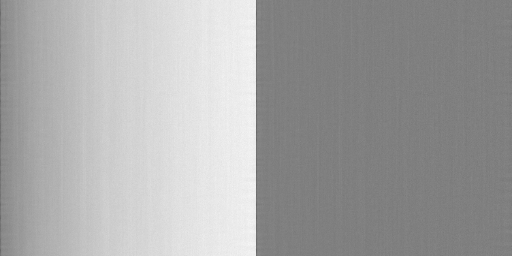
#> input picture seg_model_train/debug_flatten_cam2.png, 512 x 256 px
$ python -i stain_anomaly.py   (imports and definitions only)
#> lines starting #> are read from the running program, lines starting #| are printed output that depends on the picture
#> further down, picture is the input picture: shape (256, 512, 3); min 99, max 246, mean 165
# scar_anomaly_safe.py / 改进版
import numpy as np
from random import randint, uniform
from skimage.util import random_noise
from skimage.draw import ellipse_perimeter
from scipy.interpolate import interp1d
from scipy.ndimage import gaussian_filter
import cv2, math

def add_stain(img, size='0.1-6', color='150-255', irregularity=0.3, blur=0.01):
    """
    给图像 img 添加随机"污点"，返回 (合成图, mask)
    - img: BGR/灰度 ndarray
    - size: 百分比范围，例如 '0.1-6' -> 相对于图像尺寸
    - color: 灰度范围，例如 '150-255'；50% 概率反转为深色缺陷
    - irregularity: 椭圆扰动程度
    - blur: 高斯模糊强度
    """
#> called with size = '0.1-6', color = '150-255', irregularity = 0.3, blur = 0.01
    if img.ndim == 2:
        row, col = img.shape
        ch = 1
    else:
        row, col, ch = img.shape
#> row = 256; col = 512; ch = 3

    # 随机颜色：先按 color 参数生成基础值，再 50% 概率反转为深色缺陷
    if '-' in str(color):
        min_color, max_color = int(color.split('-')[0]), int(color.split('-')[1])
        color_val = randint(min_color, max_color)
    else:
        color_val = int(color)

    # 50% 概率生成深色缺陷（将亮色值反转）
    if uniform(0, 1) < 0.5:
        color_val = max(0, 255 - color_val)

    # 随机椭圆尺寸
    min_range, max_range = float(size.split('-')[0]), float(size.split('-')[1])
    a = randint(max(1, int(min_range/100.*col)), max(1, int(max_range/100.*col)))
#> a = 14
    b = randint(max(1, int(min_range/100.*row)), max(1, int(max_range/100.*row)))
#> b = 1

    # 随机中心
    cx = randint(a, max(a, col - a))
#> cx = 146
    cy = randint(b, max(b, row - b))
#> cy = 248
    rotation = uniform(0, 2*np.pi)

    # 安全生成椭圆周长点
    try:
        xy = ellipse_perimeter(cy, cx, a, b, rotation)
        if xy is None or len(xy) != 2:
            raise ValueError("ellipse_perimeter failed")
        x, y = xy
        if not hasattr(x, '__len__') or not hasattr(y, '__len__') or len(x) < 3:
            raise ValueError("ellipse points too few")
    except:
        x = np.array([cx, cx+1, cx+1])
        y = np.array([cy, cy, cy+1])

    # 构建轮廓
    contour = np.array([[i, j] for i, j in zip(x, y)])
    if irregularity > 0:
        contour = perturbate_ellipse(contour, cx, cy, (a+b)/2, irregularity)
    if contour.shape[0] < 3:
        if img.ndim == 2:
            return img.copy(), np.zeros((row, col), dtype=np.uint8)
        return img.copy(), np.zeros((row, col), dtype=np.uint8)

    # mask
    mask = np.zeros((row, col), dtype=np.uint8)
    mask = cv2.drawContours(mask, [contour], -1, 255, -1)
    if blur != 0:
        mask = gaussian_filter(mask, max(a, b) * blur)
        if mask.max() > 0:
            mask = (mask / mask.max() * 255).astype(np.uint8)

    # 合成图像（支持灰度和BGR）
    if img.ndim == 2:
        rgb_mask = mask.astype(np.float32) / 255.0
        not_modified = 1.0 - rgb_mask
        stain = 255 * random_noise(np.zeros(img.shape), mode='gaussian', mean=color_val/255., var=0.05/255.)
        result = img.astype(np.float32) * not_modified + stain * rgb_mask
        return result.astype(np.uint8), mask
    else:
        rgb_mask = np.dstack([mask]*3)
        not_modified = np.subtract(np.ones(img.shape), rgb_mask/255.0)
        stain = 255 * random_noise(np.zeros(img.shape), mode='gaussian', mean=color_val/255., var=0.05/255.)
        result = np.add(np.multiply(img, not_modified), np.multiply(stain, rgb_mask/255.0))
        return result.astype(np.uint8), mask


def perturbate_ellipse(contour, cx, cy, diag, irregularity):
#> called with contour = array of shape (40, 2), cx = 146, cy = 248, diag = 7.5, irregularity = 0.3
    if len(contour) < 20:
        pts = contour
    else:
        pts = contour[0::max(1, int(len(contour)/20))]
    for idx, pt in enumerate(pts):
        pts[idx] = [pt[0] + randint(-int(diag*irregularity), int(diag*irregularity)),
                    pt[1] + randint(-int(diag*irregularity), int(diag*irregularity))]
    pts = sorted(pts, key=lambda p: clockwiseangle(p, cx, cy))
    pts.append([pts[0][0], pts[0][1]])
    i = np.arange(len(pts))
#> i = 21 values from 0 to 20
    interp_i = np.linspace(0, i.max(), max(1, int(10*i.max())))
#> interp_i = 200 values from 0 to 20
    xi = interp1d(i, np.array(pts)[:,0], kind='cubic')(interp_i)
    yi = interp1d(i, np.array(pts)[:,1], kind='cubic')(interp_i)
    return np.array([[int(i), int(j)] for i,j in zip(yi, xi)])


def clockwiseangle(point, cx, cy):
    refvec = [0,1]
    vector = [point[0]-cy, point[1]-cx]
    norm = math.hypot(vector[0], vector[1])
    if norm==0: return -math.pi
    normalized = [vector[0]/norm, vector[1]/norm]
    dotprod = normalized[0]*refvec[0]+normalized[1]*refvec[1]
    diffprod = refvec[1]*normalized[0]-refvec[0]*normalized[1]
    angle = math.atan2(diffprod, dotprod)
    if angle < 0: angle += 2*math.pi
    return angle

>>> import cv2
>>> picture = cv2.imread('debug_flatten_cam2.png')
>>> result = add_stain(picture)
#> in add_stain, `result = np.add(np.multiply(img, not_modified), np.multiply(stain, rgb..`:
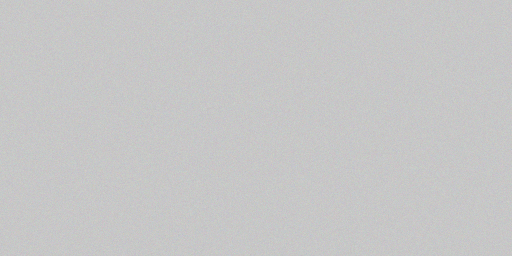
#> stain: shape (256, 512, 3) float64; mean B, G, R 199, 199, 199
